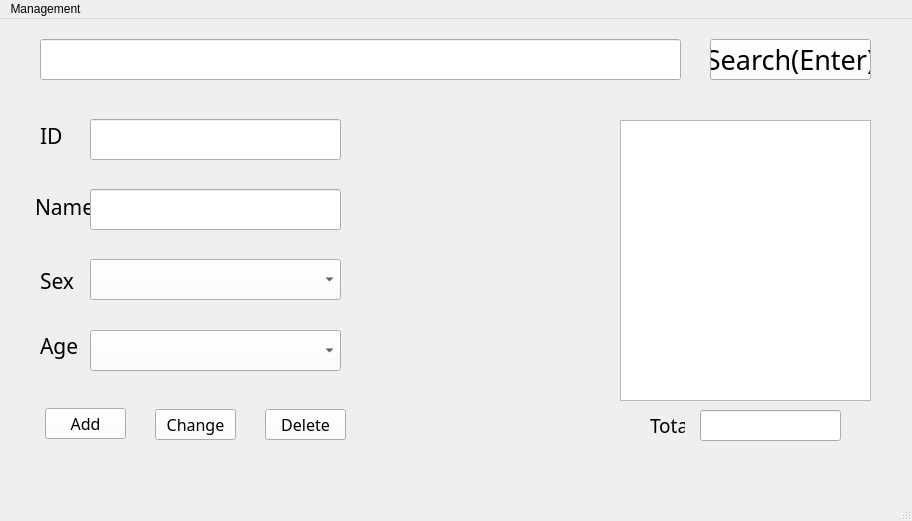
<?xml version="1.0" encoding="UTF-8"?>
<ui version="4.0">
 <class>MainWindow</class>
 <widget class="QMainWindow" name="MainWindow">
  <property name="geometry">
   <rect>
    <x>0</x>
    <y>0</y>
    <width>912</width>
    <height>521</height>
   </rect>
  </property>
  <property name="palette">
   <palette>
    <active>
     <colorrole role="Button">
      <brush brushstyle="SolidPattern">
       <color alpha="255">
        <red>255</red>
        <green>255</green>
        <blue>255</blue>
       </color>
      </brush>
     </colorrole>
    </active>
    <inactive>
     <colorrole role="Button">
      <brush brushstyle="SolidPattern">
       <color alpha="255">
        <red>255</red>
        <green>255</green>
        <blue>255</blue>
       </color>
      </brush>
     </colorrole>
    </inactive>
    <disabled>
     <colorrole role="Button">
      <brush brushstyle="SolidPattern">
       <color alpha="255">
        <red>255</red>
        <green>255</green>
        <blue>255</blue>
       </color>
      </brush>
     </colorrole>
    </disabled>
   </palette>
  </property>
  <property name="windowTitle">
   <string>MainWindow</string>
  </property>
  <widget class="QWidget" name="centralwidget">
   <widget class="QPushButton" name="Add">
    <property name="geometry">
     <rect>
      <x>45</x>
      <y>389</y>
      <width>81</width>
      <height>31</height>
     </rect>
    </property>
    <property name="font">
     <font>
      <family>Agency FB</family>
      <pointsize>12</pointsize>
     </font>
    </property>
    <property name="text">
     <string>Add</string>
    </property>
   </widget>
   <widget class="QPushButton" name="Change">
    <property name="geometry">
     <rect>
      <x>155</x>
      <y>390</y>
      <width>81</width>
      <height>31</height>
     </rect>
    </property>
    <property name="font">
     <font>
      <family>Agency FB</family>
      <pointsize>12</pointsize>
     </font>
    </property>
    <property name="text">
     <string>Change</string>
    </property>
   </widget>
   <widget class="QPushButton" name="Delete">
    <property name="geometry">
     <rect>
      <x>265</x>
      <y>390</y>
      <width>81</width>
      <height>31</height>
     </rect>
    </property>
    <property name="font">
     <font>
      <family>Agency FB</family>
      <pointsize>12</pointsize>
     </font>
    </property>
    <property name="text">
     <string>Delete</string>
    </property>
   </widget>
   <widget class="QPushButton" name="Search">
    <property name="geometry">
     <rect>
      <x>710</x>
      <y>20</y>
      <width>161</width>
      <height>41</height>
     </rect>
    </property>
    <property name="font">
     <font>
      <family>Agency FB</family>
      <pointsize>20</pointsize>
     </font>
    </property>
    <property name="text">
     <string>Search(Enter)</string>
    </property>
   </widget>
   <widget class="QLabel" name="label">
    <property name="geometry">
     <rect>
      <x>35</x>
      <y>162</y>
      <width>201</width>
      <height>51</height>
     </rect>
    </property>
    <property name="font">
     <font>
      <family>Agency FB</family>
      <pointsize>16</pointsize>
     </font>
    </property>
    <property name="text">
     <string>Name</string>
    </property>
   </widget>
   <widget class="QLabel" name="label_2">
    <property name="geometry">
     <rect>
      <x>40</x>
      <y>241</y>
      <width>54</width>
      <height>41</height>
     </rect>
    </property>
    <property name="font">
     <font>
      <family>Agency FB</family>
      <pointsize>16</pointsize>
     </font>
    </property>
    <property name="text">
     <string>Sex</string>
    </property>
   </widget>
   <widget class="QLabel" name="label_3">
    <property name="geometry">
     <rect>
      <x>40</x>
      <y>301</y>
      <width>71</width>
      <height>51</height>
     </rect>
    </property>
    <property name="font">
     <font>
      <family>Agency FB</family>
      <pointsize>16</pointsize>
     </font>
    </property>
    <property name="text">
     <string>Age</string>
    </property>
   </widget>
   <widget class="QLabel" name="label_4">
    <property name="geometry">
     <rect>
      <x>40</x>
      <y>91</y>
      <width>61</width>
      <height>51</height>
     </rect>
    </property>
    <property name="font">
     <font>
      <family>Agency FB</family>
      <pointsize>16</pointsize>
     </font>
    </property>
    <property name="text">
     <string>ID</string>
    </property>
   </widget>
   <widget class="QLineEdit" name="lineEdit">
    <property name="geometry">
     <rect>
      <x>40</x>
      <y>20</y>
      <width>641</width>
      <height>41</height>
     </rect>
    </property>
    <property name="font">
     <font>
      <family>Microsoft YaHei UI</family>
      <pointsize>14</pointsize>
      <weight>50</weight>
      <bold>false</bold>
     </font>
    </property>
   </widget>
   <widget class="QLineEdit" name="lineEdit_2">
    <property name="geometry">
     <rect>
      <x>90</x>
      <y>100</y>
      <width>251</width>
      <height>41</height>
     </rect>
    </property>
    <property name="font">
     <font>
      <family>Microsoft YaHei UI</family>
      <pointsize>14</pointsize>
      <weight>50</weight>
      <bold>false</bold>
     </font>
    </property>
    <property name="text">
     <string/>
    </property>
   </widget>
   <widget class="QLineEdit" name="lineEdit_3">
    <property name="geometry">
     <rect>
      <x>90</x>
      <y>170</y>
      <width>251</width>
      <height>41</height>
     </rect>
    </property>
    <property name="font">
     <font>
      <family>Microsoft YaHei UI</family>
      <pointsize>14</pointsize>
      <weight>50</weight>
      <bold>false</bold>
     </font>
    </property>
   </widget>
   <widget class="QComboBox" name="comboBox">
    <property name="geometry">
     <rect>
      <x>90</x>
      <y>240</y>
      <width>251</width>
      <height>41</height>
     </rect>
    </property>
    <property name="font">
     <font>
      <family>Microsoft YaHei UI</family>
      <pointsize>14</pointsize>
      <weight>50</weight>
      <bold>false</bold>
     </font>
    </property>
    <item>
     <property name="text">
      <string/>
     </property>
    </item>
    <item>
     <property name="text">
      <string>Male</string>
     </property>
    </item>
    <item>
     <property name="text">
      <string>Female</string>
     </property>
    </item>
   </widget>
   <widget class="QComboBox" name="comboBox_2">
    <property name="geometry">
     <rect>
      <x>90</x>
      <y>311</y>
      <width>251</width>
      <height>41</height>
     </rect>
    </property>
    <property name="font">
     <font>
      <family>Microsoft YaHei UI</family>
      <pointsize>14</pointsize>
      <weight>50</weight>
      <bold>false</bold>
     </font>
    </property>
    <item>
     <property name="text">
      <string/>
     </property>
    </item>
    <item>
     <property name="text">
      <string>1</string>
     </property>
    </item>
    <item>
     <property name="text">
      <string>2</string>
     </property>
    </item>
    <item>
     <property name="text">
      <string>3</string>
     </property>
    </item>
    <item>
     <property name="text">
      <string>4</string>
     </property>
    </item>
    <item>
     <property name="text">
      <string>5</string>
     </property>
    </item>
    <item>
     <property name="text">
      <string>6</string>
     </property>
    </item>
    <item>
     <property name="text">
      <string>7</string>
     </property>
    </item>
    <item>
     <property name="text">
      <string>8</string>
     </property>
    </item>
    <item>
     <property name="text">
      <string>9</string>
     </property>
    </item>
    <item>
     <property name="text">
      <string>10</string>
     </property>
    </item>
    <item>
     <property name="text">
      <string>11</string>
     </property>
    </item>
    <item>
     <property name="text">
      <string>12</string>
     </property>
    </item>
    <item>
     <property name="text">
      <string>13</string>
     </property>
    </item>
    <item>
     <property name="text">
      <string>14</string>
     </property>
    </item>
    <item>
     <property name="text">
      <string>15</string>
     </property>
    </item>
    <item>
     <property name="text">
      <string>16</string>
     </property>
    </item>
    <item>
     <property name="text">
      <string>17</string>
     </property>
    </item>
    <item>
     <property name="text">
      <string>18</string>
     </property>
    </item>
    <item>
     <property name="text">
      <string>19</string>
     </property>
    </item>
    <item>
     <property name="text">
      <string>20</string>
     </property>
    </item>
    <item>
     <property name="text">
      <string>21</string>
     </property>
    </item>
    <item>
     <property name="text">
      <string>22</string>
     </property>
    </item>
    <item>
     <property name="text">
      <string>23</string>
     </property>
    </item>
    <item>
     <property name="text">
      <string>24</string>
     </property>
    </item>
    <item>
     <property name="text">
      <string>25</string>
     </property>
    </item>
    <item>
     <property name="text">
      <string>26</string>
     </property>
    </item>
    <item>
     <property name="text">
      <string>27</string>
     </property>
    </item>
    <item>
     <property name="text">
      <string>28</string>
     </property>
    </item>
    <item>
     <property name="text">
      <string>29</string>
     </property>
    </item>
    <item>
     <property name="text">
      <string>30</string>
     </property>
    </item>
    <item>
     <property name="text">
      <string>31</string>
     </property>
    </item>
    <item>
     <property name="text">
      <string>32</string>
     </property>
    </item>
    <item>
     <property name="text">
      <string>33</string>
     </property>
    </item>
    <item>
     <property name="text">
      <string>34</string>
     </property>
    </item>
    <item>
     <property name="text">
      <string>35</string>
     </property>
    </item>
    <item>
     <property name="text">
      <string>36</string>
     </property>
    </item>
    <item>
     <property name="text">
      <string>37</string>
     </property>
    </item>
    <item>
     <property name="text">
      <string>38</string>
     </property>
    </item>
    <item>
     <property name="text">
      <string>39</string>
     </property>
    </item>
    <item>
     <property name="text">
      <string>40</string>
     </property>
    </item>
    <item>
     <property name="text">
      <string>41</string>
     </property>
    </item>
    <item>
     <property name="text">
      <string>42</string>
     </property>
    </item>
    <item>
     <property name="text">
      <string>43</string>
     </property>
    </item>
    <item>
     <property name="text">
      <string>44</string>
     </property>
    </item>
    <item>
     <property name="text">
      <string>45</string>
     </property>
    </item>
    <item>
     <property name="text">
      <string>46</string>
     </property>
    </item>
    <item>
     <property name="text">
      <string>47</string>
     </property>
    </item>
    <item>
     <property name="text">
      <string>48</string>
     </property>
    </item>
    <item>
     <property name="text">
      <string>49</string>
     </property>
    </item>
    <item>
     <property name="text">
      <string>50</string>
     </property>
    </item>
    <item>
     <property name="text">
      <string>51</string>
     </property>
    </item>
    <item>
     <property name="text">
      <string>52</string>
     </property>
    </item>
    <item>
     <property name="text">
      <string>53</string>
     </property>
    </item>
    <item>
     <property name="text">
      <string>54</string>
     </property>
    </item>
    <item>
     <property name="text">
      <string>55</string>
     </property>
    </item>
    <item>
     <property name="text">
      <string>56</string>
     </property>
    </item>
    <item>
     <property name="text">
      <string>57</string>
     </property>
    </item>
    <item>
     <property name="text">
      <string>58</string>
     </property>
    </item>
    <item>
     <property name="text">
      <string>59</string>
     </property>
    </item>
    <item>
     <property name="text">
      <string>60</string>
     </property>
    </item>
    <item>
     <property name="text">
      <string>61</string>
     </property>
    </item>
    <item>
     <property name="text">
      <string>62</string>
     </property>
    </item>
    <item>
     <property name="text">
      <string>63</string>
     </property>
    </item>
    <item>
     <property name="text">
      <string>64</string>
     </property>
    </item>
    <item>
     <property name="text">
      <string>65</string>
     </property>
    </item>
    <item>
     <property name="text">
      <string>66</string>
     </property>
    </item>
    <item>
     <property name="text">
      <string>67</string>
     </property>
    </item>
    <item>
     <property name="text">
      <string>68</string>
     </property>
    </item>
    <item>
     <property name="text">
      <string>69</string>
     </property>
    </item>
    <item>
     <property name="text">
      <string>70</string>
     </property>
    </item>
    <item>
     <property name="text">
      <string>71</string>
     </property>
    </item>
    <item>
     <property name="text">
      <string>72</string>
     </property>
    </item>
    <item>
     <property name="text">
      <string>73</string>
     </property>
    </item>
    <item>
     <property name="text">
      <string>74</string>
     </property>
    </item>
    <item>
     <property name="text">
      <string>75</string>
     </property>
    </item>
    <item>
     <property name="text">
      <string>76</string>
     </property>
    </item>
    <item>
     <property name="text">
      <string>77</string>
     </property>
    </item>
    <item>
     <property name="text">
      <string>78</string>
     </property>
    </item>
    <item>
     <property name="text">
      <string>79</string>
     </property>
    </item>
    <item>
     <property name="text">
      <string>80</string>
     </property>
    </item>
    <item>
     <property name="text">
      <string>81</string>
     </property>
    </item>
    <item>
     <property name="text">
      <string>82</string>
     </property>
    </item>
    <item>
     <property name="text">
      <string>83</string>
     </property>
    </item>
    <item>
     <property name="text">
      <string>84</string>
     </property>
    </item>
    <item>
     <property name="text">
      <string>85</string>
     </property>
    </item>
    <item>
     <property name="text">
      <string>86</string>
     </property>
    </item>
    <item>
     <property name="text">
      <string>87</string>
     </property>
    </item>
    <item>
     <property name="text">
      <string>88</string>
     </property>
    </item>
    <item>
     <property name="text">
      <string>89</string>
     </property>
    </item>
    <item>
     <property name="text">
      <string>90</string>
     </property>
    </item>
    <item>
     <property name="text">
      <string>91</string>
     </property>
    </item>
    <item>
     <property name="text">
      <string>92</string>
     </property>
    </item>
    <item>
     <property name="text">
      <string>93</string>
     </property>
    </item>
    <item>
     <property name="text">
      <string>94</string>
     </property>
    </item>
    <item>
     <property name="text">
      <string>95</string>
     </property>
    </item>
    <item>
     <property name="text">
      <string>96</string>
     </property>
    </item>
    <item>
     <property name="text">
      <string>97</string>
     </property>
    </item>
    <item>
     <property name="text">
      <string>98</string>
     </property>
    </item>
    <item>
     <property name="text">
      <string>99</string>
     </property>
    </item>
    <item>
     <property name="text">
      <string>100</string>
     </property>
    </item>
   </widget>
   <widget class="QListWidget" name="listWidget">
    <property name="geometry">
     <rect>
      <x>620</x>
      <y>101</y>
      <width>251</width>
      <height>281</height>
     </rect>
    </property>
    <property name="font">
     <font>
      <family>Microsoft YaHei UI</family>
      <pointsize>14</pointsize>
      <weight>50</weight>
      <bold>false</bold>
     </font>
    </property>
   </widget>
   <widget class="QLineEdit" name="lineEdit_4">
    <property name="geometry">
     <rect>
      <x>700</x>
      <y>391</y>
      <width>141</width>
      <height>31</height>
     </rect>
    </property>
    <property name="font">
     <font>
      <family>Mongolian Baiti</family>
      <pointsize>12</pointsize>
      <weight>50</weight>
      <bold>false</bold>
     </font>
    </property>
   </widget>
   <widget class="QLabel" name="label_5">
    <property name="geometry">
     <rect>
      <x>650</x>
      <y>391</y>
      <width>35</width>
      <height>31</height>
     </rect>
    </property>
    <property name="font">
     <font>
      <family>Agency FB</family>
      <pointsize>14</pointsize>
     </font>
    </property>
    <property name="text">
     <string>Total</string>
    </property>
   </widget>
   <widget class="QLabel" name="image">
    <property name="geometry">
     <rect>
      <x>370</x>
      <y>100</y>
      <width>221</width>
      <height>321</height>
     </rect>
    </property>
    <property name="text">
     <string/>
    </property>
   </widget>
  </widget>
  <widget class="QMenuBar" name="menubar">
   <property name="geometry">
    <rect>
     <x>0</x>
     <y>0</y>
     <width>912</width>
     <height>20</height>
    </rect>
   </property>
   <widget class="QMenu" name="menuManagement">
    <property name="title">
     <string>Management</string>
    </property>
    <addaction name="actionImport"/>
    <addaction name="actionExport"/>
    <addaction name="actionShutdown"/>
   </widget>
   <addaction name="menuManagement"/>
  </widget>
  <widget class="QStatusBar" name="statusbar"/>
  <action name="actionLogin">
   <property name="text">
    <string>Login</string>
   </property>
  </action>
  <action name="actionQuit">
   <property name="text">
    <string>Quit</string>
   </property>
  </action>
  <action name="actionImport">
   <property name="text">
    <string>Import</string>
   </property>
  </action>
  <action name="actionTerminal">
   <property name="text">
    <string>Terminal</string>
   </property>
  </action>
  <action name="actionDatabase">
   <property name="text">
    <string>Database</string>
   </property>
  </action>
  <action name="actionSave">
   <property name="text">
    <string>Save</string>
   </property>
  </action>
  <action name="actionExport">
   <property name="text">
    <string>Export</string>
   </property>
  </action>
  <action name="actionShutdown">
   <property name="text">
    <string>Shutdown</string>
   </property>
  </action>
 </widget>
 <resources/>
 <connections/>
</ui>
